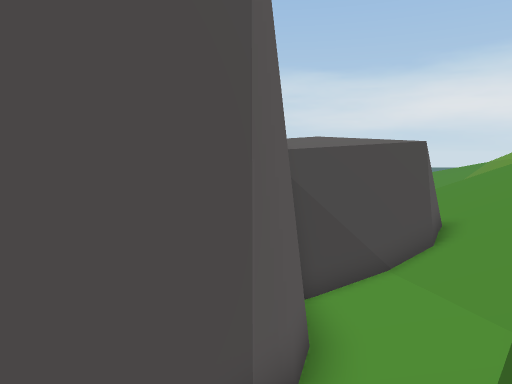
View 1 (above)

20 first-person views from a walk through a scene from a Unity 3-D project. The camera is 1.5 m above the floor, tilts 6° down and sees 70° across. The floor is counted in squares, 1 m on a side. Each view is taken from the middle of a square. On the plan, view 1 faces up. The plan holds only what a view shows up to about 16 squares ahead; the rest is blank. The place goes on beyond the plan. The player character is not drawn. Some animated figures are not drawn. Some surface patterns are stand-ins.

View 2
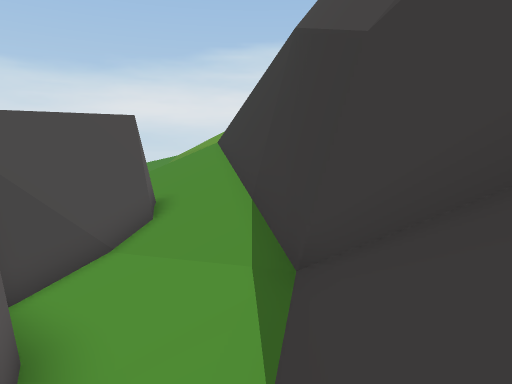

View 3
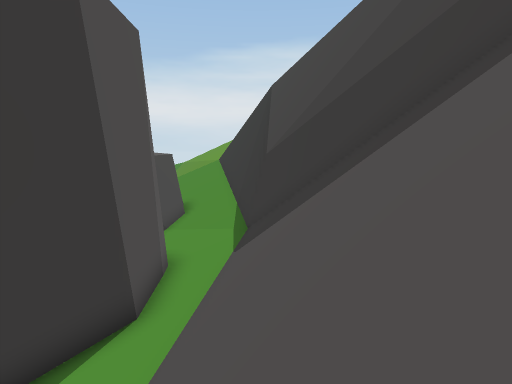

View 4
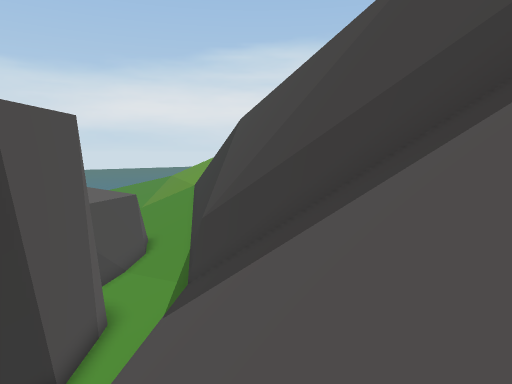

View 5
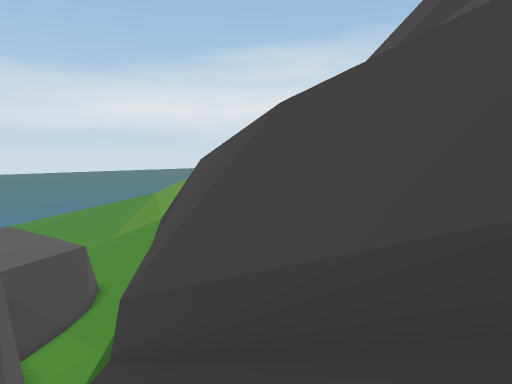

View 6
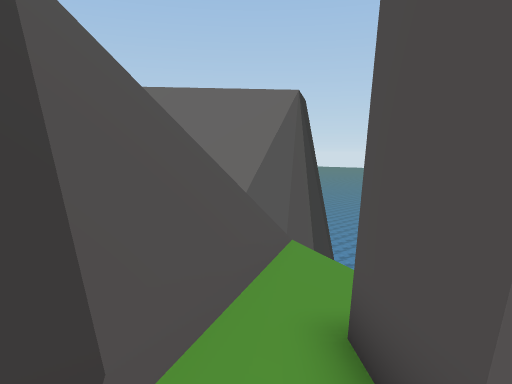

View 7
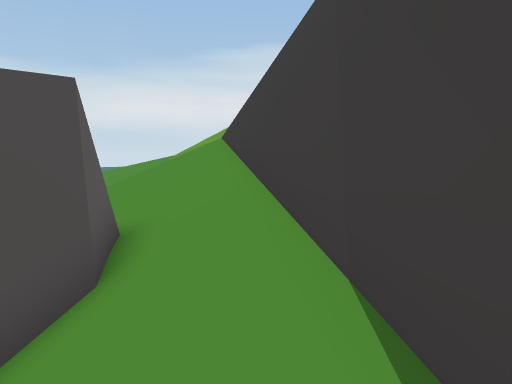

View 8
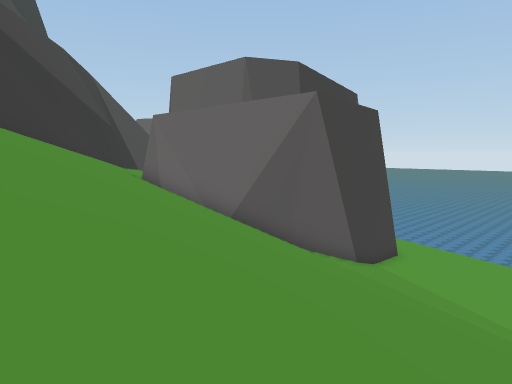

View 9
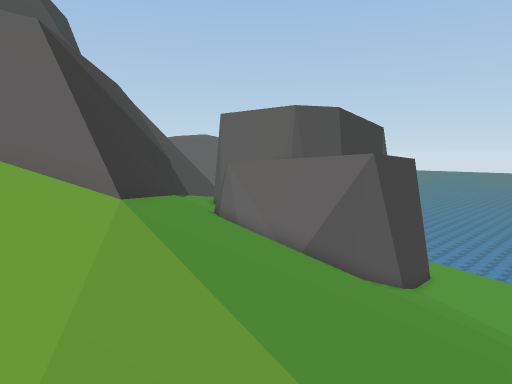

View 10
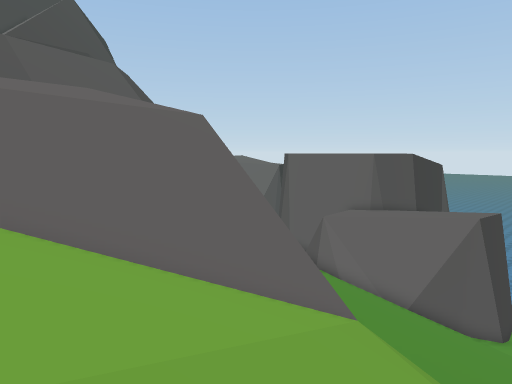

View 11
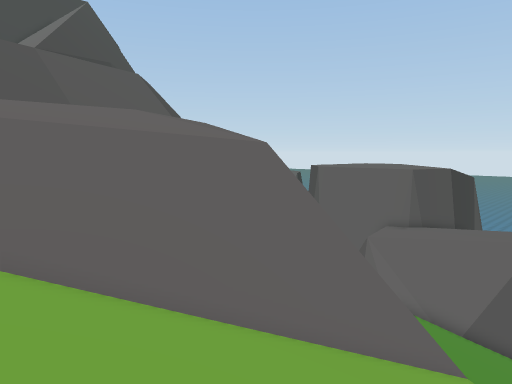

View 12
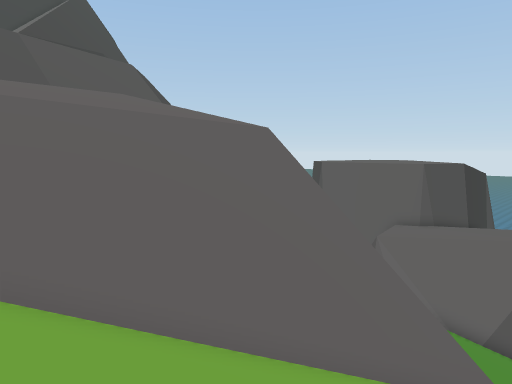

View 13
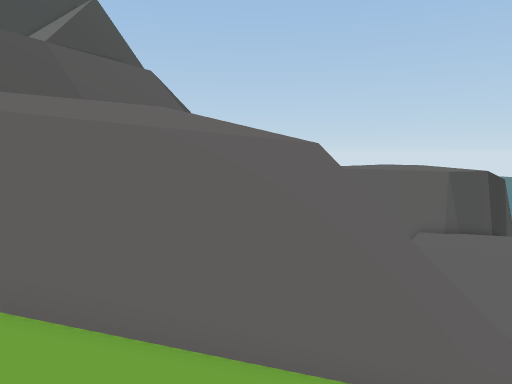

View 14
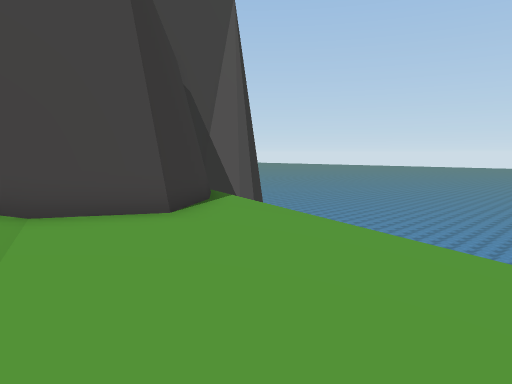

View 15
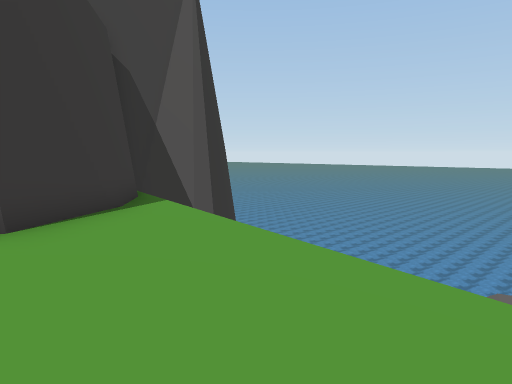

View 16
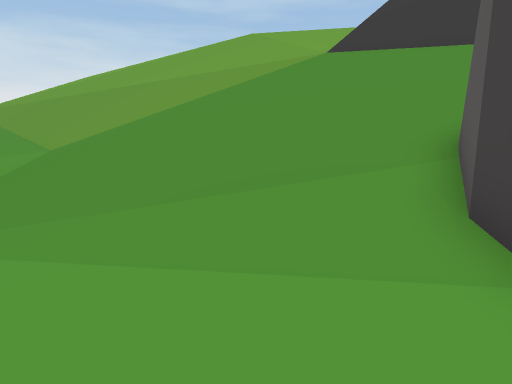

View 17
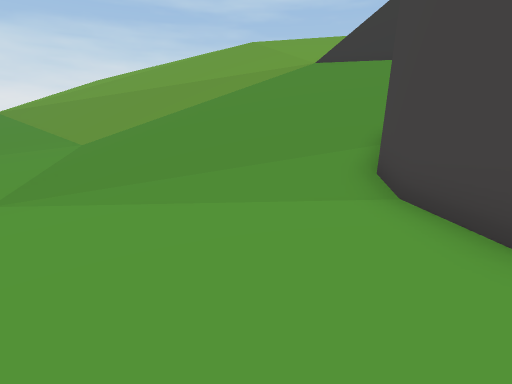

View 18
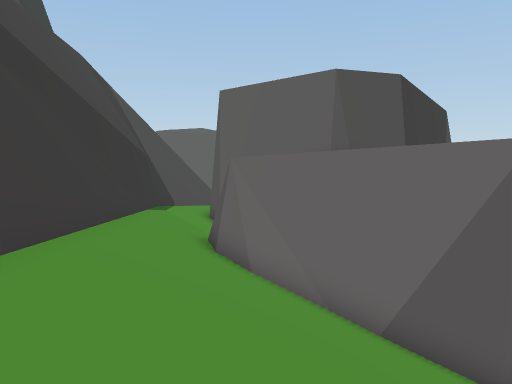

View 19
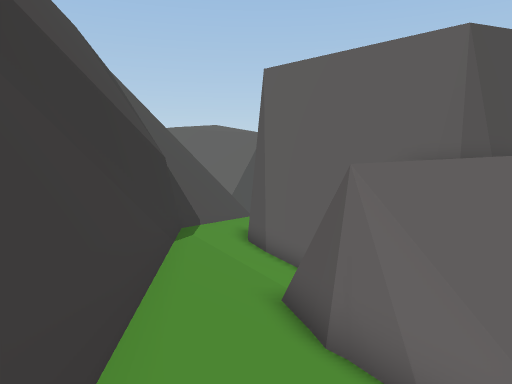

View 20
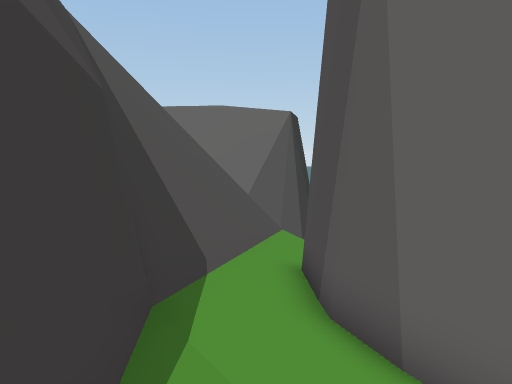

### Floor plan
Key: @ floor where view 1 was taken; # wall or solid block; . main floor; : floor 0.75 m higher than the main floor; + floor 11.25 m higher than the main floor; * floor 12 m higher than the main floor; % floor 12.75 m higher than the main floor; / step, stairs or slope; = window, fence, low wall or low ledge; v drop or lower ground.
Columns run from 7 left of view 1 to 22 right of it. Each row starts with its distance up from view 1.
 25        ...////////////  /
 24  ........:////////////
 23 v.......::///////////////
 22  ......::////////////////   /
 21  .....:::///////////////
 20  ....:::://///////////////////
 19  ..::::###///////////////////
 18  .::########//////////////// /
 17  v:##      #////////==///////
 16  v##       #////////#////////
 15  v#        ##//////##////////
 14 v          ##/////##v////////
 13 ##          #////=##v////////
 12             #////##vv////////
 11             #///## v +++++///
 10          ####//## vv/+*******
  9         ###=//=##vv///******
  8         #/////##vv  //***%%%
  7         #////## vv   /%%%%
  6        ##///###vv
  5        ##//=##vvv
  4       ##///## vv/
  3      ##///## vv
  2    ###////#  vv
  1    ///////# vv/         ///
  0   /////@/## v           ///
 -1  ////////# vv           //
 -2  ////////# v
 -3 v///////##vv
 -4  ///////##v   v
 -5  ///////#  ==#v
 -6   //////#v =##
 -7    ////##  =#
 -8    ////##
 -9     ///#
-10      /=

Positions as (right, up) in squares from view 1, and headings:
1: (0, 0), facing up
2: (0, 1), facing up-right
3: (-5, -5), facing up-right
4: (-4, -7), facing up-right
5: (-2, -9), facing up-right
6: (2, 4), facing down-left
7: (3, 5), facing up-right
8: (13, 25), facing down-left
9: (17, 25), facing down-left
10: (21, 22), facing down-left
11: (22, 20), facing down-left
12: (21, 19), facing down-left
13: (22, 18), facing down-left
14: (2, 25), facing down-left
15: (-1, 24), facing down-left
16: (-2, 21), facing right
17: (-5, 21), facing right
18: (12, 19), facing down-left
19: (10, 14), facing down-left
20: (5, 7), facing down-left
